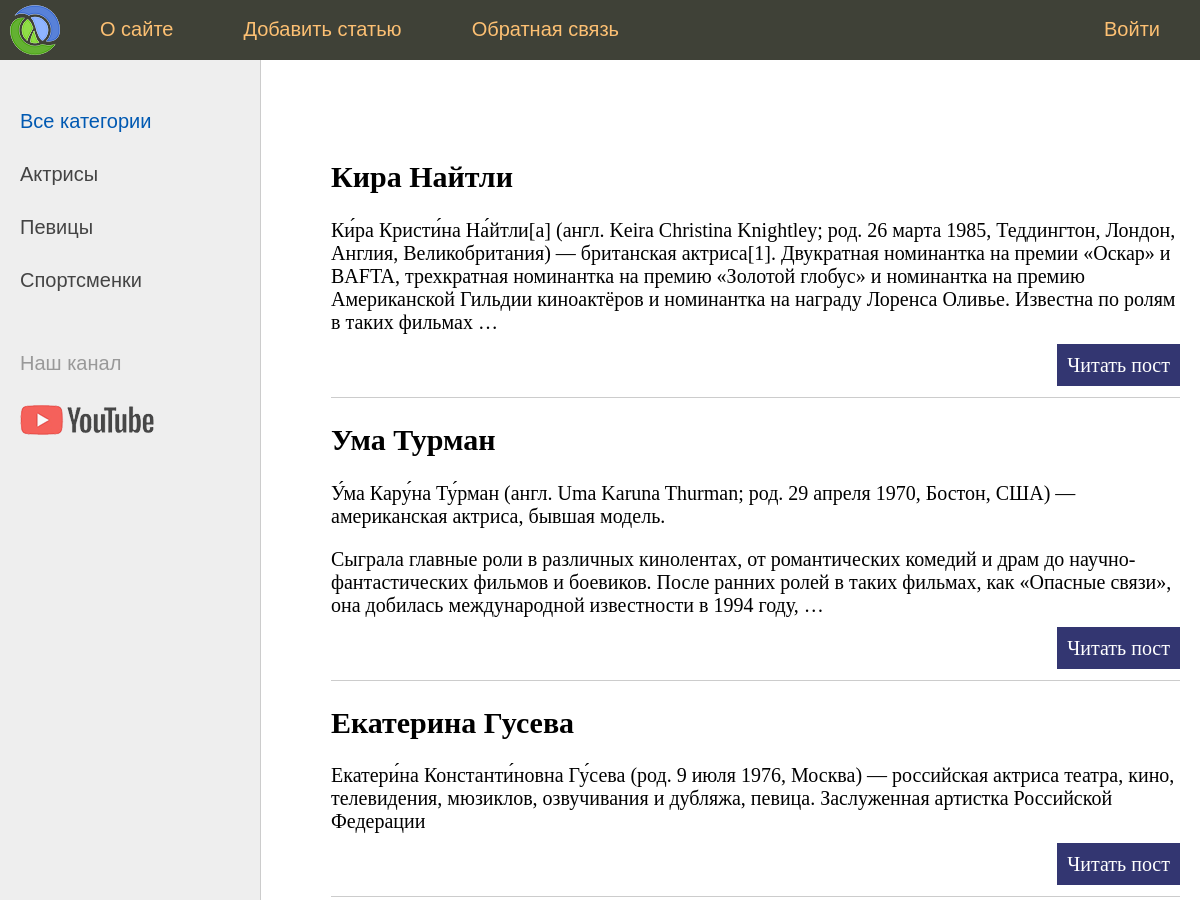
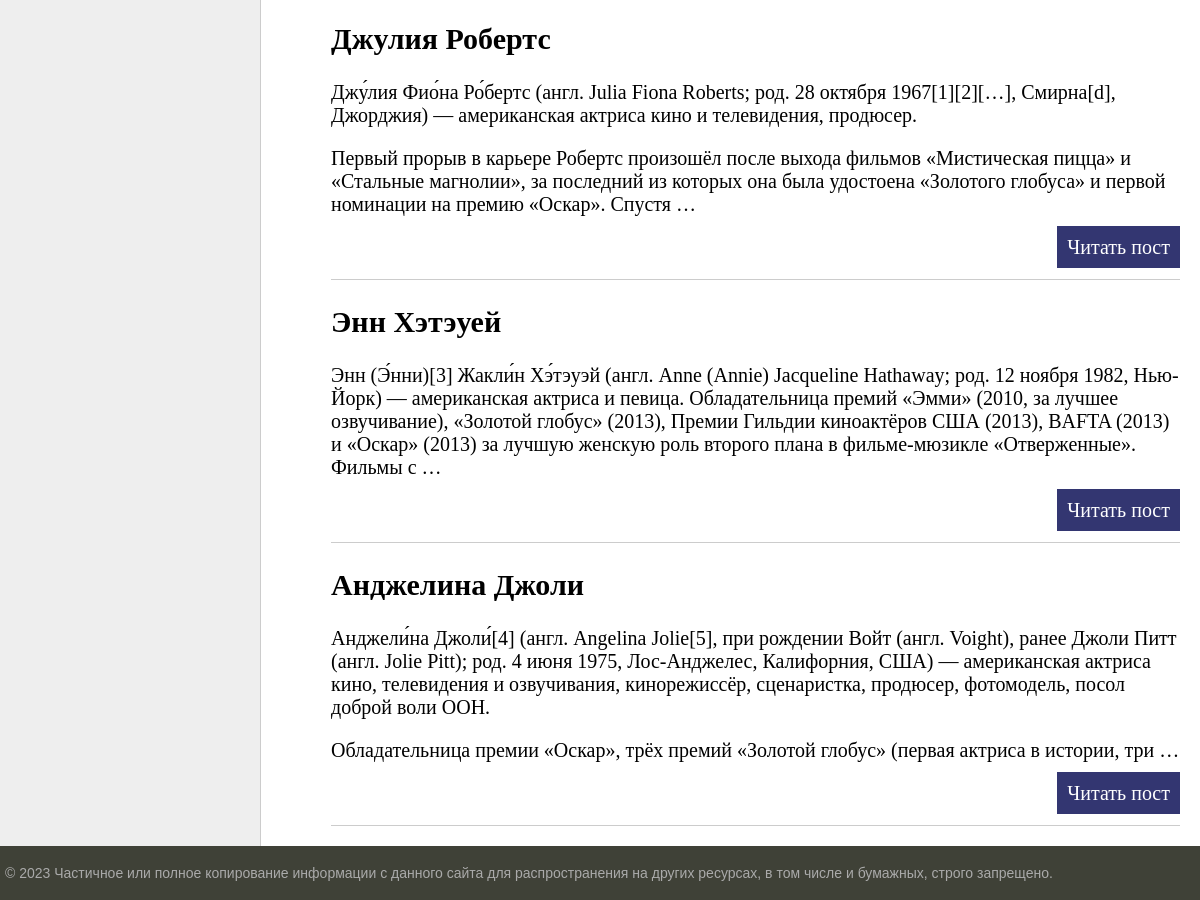
The page / on the database its author committed (2 pictures, top to bottom).
### women/models.py (models this page shows, shortened)
class Women(models.Model):
    class Status(models.IntegerChoices):
        DRAFT = 0, 'Черновик'
        PUBLISHED = 1, 'Опубликовано'
    title = models.CharField(max_length=255)
    slug = models.SlugField(max_length=255, unique=True, db_index=True)
    content = models.TextField(blank=True)
    time_create = models.DateTimeField(auto_now_add=True)
    time_update = models.DateTimeField(auto_now=True)
    is_published = models.BooleanField(choices=Status.choices, default=Status.PUBLISHED)
    cat = models.ForeignKey('Category', on_delete=models.PROTECT)
    class Meta:
        ordering = ['-time_create']
        indexes = [
            models.Index(fields=['-time_create'])
        ]
    objects = models.Manager()
    published = PublishedManager()
    def get_absolute_url(self):
        return reverse('post', kwargs={'post_slug': self.slug})

### women/views.py (the view)
# urls.py: path('', views.index, name='home'),
def index(request):
    posts = Women.published.all()
    return render(request,
                  'women/index.html',
                  {
                      'title': 'Главная страница',
                      'menu': menu,
                      'posts': posts,
                      'cat_selected': 0
                  })

### women/models.py (called while the page is built)
    def get_queryset(self):
        return super().get_queryset().filter(is_published=Women.Status.PUBLISHED)

### women/templatetags/women_tags.py (called while the page is built)
@register.inclusion_tag('women/list_categories.html')
def show_categories(cat_selected=0):
    cats = views.cats_db
    return {'cats': cats, 'cat_selected': cat_selected}

### women/templates/women/index.html (shortened to what this page needs)
{% extends 'base.html' %}
{% block content %}
<ul class="list-articles">
    {% for p in posts %}
    <li><h2>{{ p.title }}</h2>
        {% autoescape off %}
        {{ p.content|linebreaks|truncatewords:50 }}
        {% endautoescape %}
        <p class="link-read-post"><a href="{{ p.get_absolute_url }}">Читать пост</a></p>
    </li>
    {% endfor %}
</ul>
{% endblock %}

### rows shown on the page
Women: title "Кира Найтли", content "Ки́ра Кристи́на На́йтли[a] (англ. Keira Christina Knightley; род. 26 марта 1985, Теддингтон, Лондон, Англия, Великобритания) — британская актриса[1]. Двукратная номинантка на премии «Оскар» и BAFTA, трехкратная номинантка на премию «Золотой глобус» и номинантка на премию Американской Гильдии киноактёров и номинантка на награду Лоренса Оливье. Известна по ролям в таких фильмах …"
Women: title "Ума Турман", content "У́ма Кару́на Ту́рман (англ. Uma Karuna Thurman; род. 29 апреля 1970, Бостон, США) — американская актриса, бывшая модель. Сыграла главные роли в различных кинолентах, от романтических комедий и драм до научно-фантастических фильмов и боевиков. После ранних ролей в таких фильмах, как «Опасные связи», она добилась международной известности в 1994 году, …"
Women: title "Екатерина Гусева", content "Екатери́на Константи́новна Гу́сева (род. 9 июля 1976, Москва) — российская актриса театра, кино, телевидения, мюзиклов, озвучивания и дубляжа, певица. Заслуженная артистка Российской Федерации"
Women: title "Джулия Робертс", content "Джу́лия Фио́на Ро́бертс (англ. Julia Fiona Roberts; род. 28 октября 1967[1][2][…], Смирна[d], Джорджия) — американская актриса кино и телевидения, продюсер. Первый прорыв в карьере Робертс произошёл после выхода фильмов «Мистическая пицца» и «Стальные магнолии», за последний из которых она была удостоена «Золотого глобуса» и первой номинации на премию «Оскар». Спустя …"
Women: title "Энн Хэтэуей", content "Энн (Э́нни)[3] Жакли́н Хэ́тэуэй (англ. Anne (Annie) Jacqueline Hathaway; род. 12 ноября 1982, Нью-Йорк) — американская актриса и певица. Обладательница премий «Эмми» (2010, за лучшее озвучивание), «Золотой глобус» (2013), Премии Гильдии киноактёров США (2013), BAFTA (2013) и «Оскар» (2013) за лучшую женскую роль второго плана в фильме-мюзикле «Отверженные». Фильмы с …"
Women: title "Анджелина Джоли", content "Анджели́на Джоли́[4] (англ. Angelina Jolie[5], при рождении Войт (англ. Voight), ранее Джоли Питт (англ. Jolie Pitt); род. 4 июня 1975, Лос-Анджелес, Калифорния, США) — американская актриса кино, телевидения и озвучивания, кинорежиссёр, сценаристка, продюсер, фотомодель, посол доброй воли ООН. Обладательница премии «Оскар», трёх премий «Золотой глобус» (первая актриса в истории, три …"

### other values the page prints
{{ m.title }} "О сайте" "Добавить статью" "Обратная связь" "Войти"
{{ cat.name }} "Актрисы" "Певицы" "Спортсменки"
